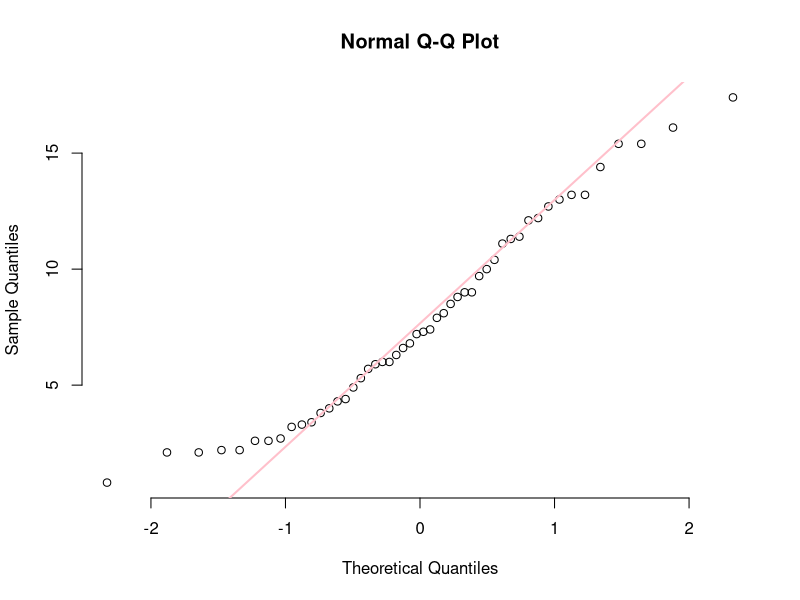
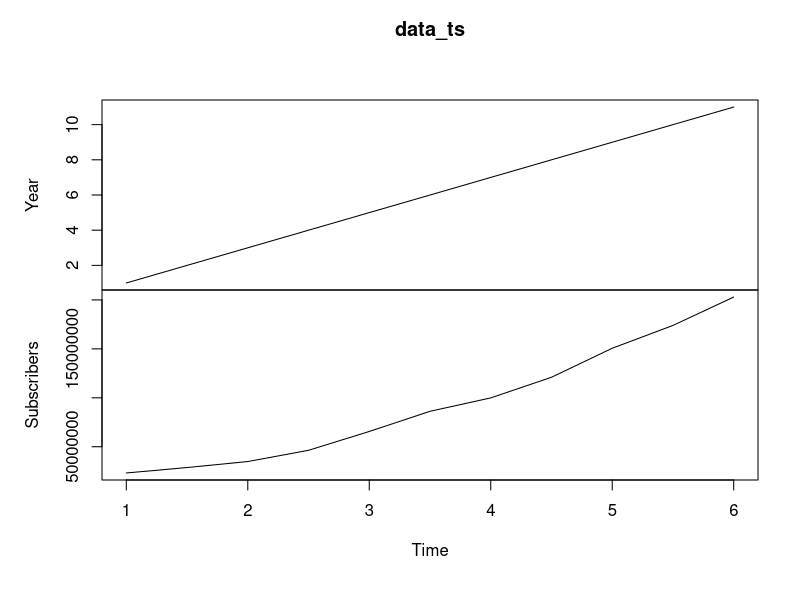
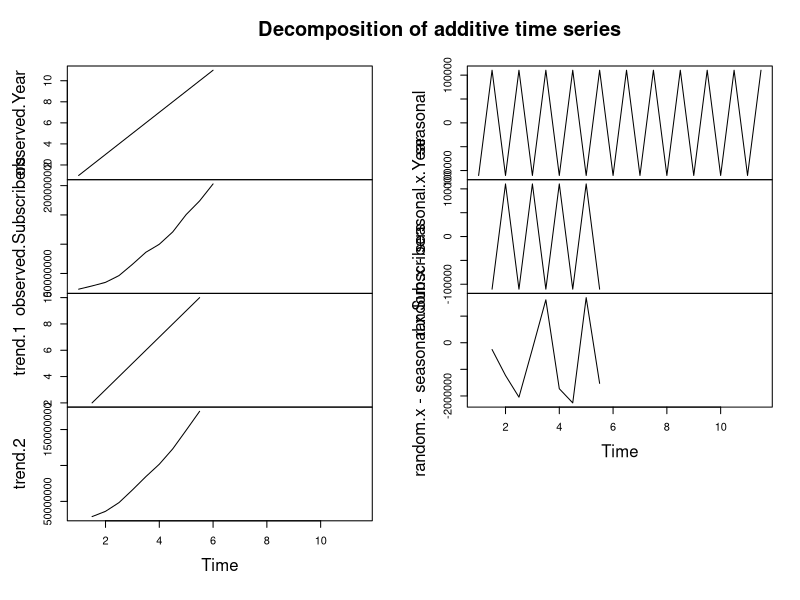
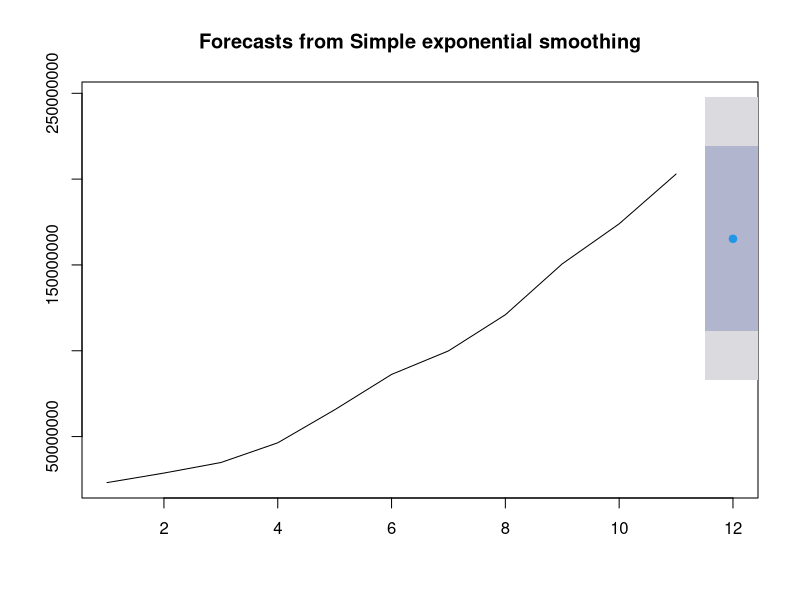

Source code (R) for these figures, in order:
## ---- chunk 1
library(datasets)
usarr_data<- USArrests
# Look at the data
dimensions_usarr <- dim(usarr_data)
str(usarr_data)
head(usarr_data)
n_na <- any(is.na(usarr_data))

# Get the outlier states with sd of 1.5 away from the mean for MURDER
# Get basic stats
murd_mn <- mean(usarr_data$Murder)
murd_sd <- sd(usarr_data$Murder)

# Get Z score
z <- abs((usarr_data$Murder - murd_mn) / murd_sd)
# Outliers  for sd of 1.5 away from mean
outliers <- which(z > 1.5)
outlier_states <- rownames(usarr_data[outliers,])

## ---- chunk 2
# Check if the data in murder variable is normally distributed
murd_shap_wilk<-shapiro.test(usarr_data$Murder)
murd_shap_score<- murd_shap_wilk$statistic
murd_shap_p <- murd_shap_wilk$p.value
murd_shap_score
## ---- chunk 3
# Visualize with a scatter plot to see how far outliers are form the general trend
qqnorm(usarr_data$Murder, pch = 1, frame = FALSE)
qqline(usarr_data$Murder, col = "pink", lwd = 2)
## ---- chunk 4
# Pearsons correlation
murd_pcc <- cor(usarr_data$Murder, usarr_data$UrbanPop, method = "pearson")

murd_scc <- cor(usarr_data$Murder, usarr_data$UrbanPop, method = "spearman")

## ---- chunk 5
mob_growth_data <- as.data.frame(read.csv("RawDataMobilePhoneGrowthBrazilMobilePhoneSubscriptions.csv", stringsAsFactors=FALSE))
head(mob_growth_data)
str(mob_growth_data)
## ---- chunk 6
# Remove the empty 12th row
mob_growth_data <- mob_growth_data[1:11,]
#mob_growth_data
## ---- chunk 7
library(forecast)
options(scipen = 999)
# Time series
data_ts <- ts(mob_growth_data, frequency = 2)
plot(data_ts)

# decompose the data 
forcast_data <- decompose(data_ts)
plot(forcast_data)

## ---- chunk 8
# Qualify the weights
# Weight for most recent yr is 5
wt_factor1 <- 5
# Weight for second most recent yr is 2
wt_factor2 <- 2

# the total number of yrs in the data 
tot_obs_yr <- nrow(mob_growth_data)
#tot_obs_yr
# Get the weighted average
nxt_yr_forcast <- (wt_factor1 * mob_growth_data$Subscribers[tot_obs_yr-1] +
            wt_factor2 * mob_growth_data$Subscribers[tot_obs_yr-2])/ 
  sum(wt_factor1,wt_factor2)

## ---- chunk 9
#create a new data frame
nw_mobgr_df <- as.data.frame(n = 1: nrow(mob_growth_data), x = mob_growth_data, forcast = 0, error = 0)

# first values of the forcast and error columns
nw_mobgr_df$forcast <- c(mob_growth_data$Subscribers[1], rep(0, nrow(mob_growth_data)-1))
nw_mobgr_df$error = c(rep(0,11))
nw_mobgr_df

# Define some values
alpha <- 0.4
r <- nrow(nw_mobgr_df)

# Loop to find the forcast using error and alpha 
for (x in 2:r){
  nw_mobgr_df$forcast[x] <- nw_mobgr_df$forcast[x-1] + (alpha*nw_mobgr_df$error[x-1])
  nw_mobgr_df$error[x] <- nw_mobgr_df$Subscribers[x] - nw_mobgr_df$forcast[x]
}
nw_mobgr_df

# Forecast the 12th year
yr = 12
forcast12 <- nw_mobgr_df$forcast[yr-1] + (alpha*nw_mobgr_df$error[yr-1])
forcast12

# Or
# Using the ses() function
forcast_ses <- ses(nw_mobgr_df$Subscribers, alpha = 0.4, h = 1, trace=TRUE)
forcast_ses$mean
plot(forcast_ses)


## ---- chunk 10
# get the linear model
lrm <- lm(data = nw_mobgr_df,Subscribers~Year )
summary(lrm)
# Forcast the next yr, 12th year
f12 <- lrm$coefficients[[2]] * 12 + lrm$coefficients[[1]]
f12

## ---- chunk 11
# FOR WMA
# Make a function for WMA forecast
forcst_wma <- function (data, n, wt) {
  ind <- length(data):(length(data) - n + 1)
  time_per <- sum(data[ind] * wt)
  # Get forecast
  wma_forcst <- time_per / sum(wt)
  return (wma_forcst)
}
# Use function to make forecast and get the Square Error
nw_mobgr_df$WMA_SE <- 0

for(i in 3:nrow(nw_mobgr_df)) {
  frcst_wma <- forcst_wma(nw_mobgr_df$Subscribers[1:(i-1)], 2, c(5,2))
  #print(frcst_wma)
  nw_mobgr_df$WMA_SE[i] <- (nw_mobgr_df$Subscribers[i] - frcst_wma)^2
  #print(frcst_wma)
} 
WMA_se <- nw_mobgr_df$WMA_SE
WMA_se


# FOR exponential smoothing
# Make a function
forcst_se <- function (data, alpha) {
  df_se <- data.frame(t = 1:length(data), x = data, frct = 0, err = 0)
  df_se$frct[1] <- df_se$x[1]
  df_se$err[1] <- 0
  for (v in 2:(length(data))) {
    df_se$frct[v] <- df_se$frct[v-1] + (alpha * df_se$err[v-1])
    df_se$err[v] <- df_se$x[v] - df_se$frct[v]
  }
  return (df_se$frct[v] + (alpha * df_se$err[v]))
}

# Use function to make forecast and get the Square Error
nw_mobgr_df$ES_SE <- 0

for (x in 3:nrow(nw_mobgr_df)) {
  # forecast ith value with E/S
  frcst_se <- forcst_se(nw_mobgr_df$Subscribers[1:(x-1)], alpha = 0.4)
  
  # calculate MSE
  nw_mobgr_df$ES_SE[x] <- (nw_mobgr_df$Subscribers[x] - frcst_se)^2
  
}
SE_se <- nw_mobgr_df$ES_SE

# FOR LM

# Make a function
forcst_lm <- function (data, t) {
  ind = 1:length(data)
  lrm_df <- data.frame(x = ind, y = data)
  lrm_mod <- lm(y ~ x, data = lrm_df)
  lrm_forc <- lrm_mod$coefficients[[2]] * (t) + lrm_mod$coefficients[[1]]
  return (lrm_forc)
}
# Use function to make forecast and get the Square Error
nw_mobgr_df$LRM_SE <- 0

for (x in 1:nrow(nw_mobgr_df)) {
  frcst_lrm <- forcst_lm(nw_mobgr_df$Subscribers, x)
  nw_mobgr_df$LRM_SE[x] <- (nw_mobgr_df$Subscribers[x] - frcst_lrm)^2
}
LRM_se <- nw_mobgr_df$LRM_SE

## ---- chunk 12
WMA_mse <- mean(nw_mobgr_df$WMA_SE)
SE_mse<- mean(nw_mobgr_df$ES_SE)
LRM_mse<- mean(nw_mobgr_df$LRM_SE)

## ---- chunk 13
MSE_list <- c(WMA_mse, SE_mse, LRM_mse)
lowest_mse <- min(MSE_list)
## ---- chunk 14
ensembleForecast <- function (data, n, alpha, t, WMA_wt, ens_wt_list) {
  wma_frct <- forcst_wma(data, n, WMA_wt)
  #print(wma_frct)
  se_frct <- forcst_se(data, alpha)
  #print(se_frct)
  lrm_frct <- forcst_lm(data, t)
  #print(lrm_frct)
  f <- (ens_wt_list[1]*lrm_frct + ens_wt_list[2]*se_frct + ens_wt_list[3]*wma_frct) / sum(ens_wt_list)
}
ens_forcst12 <-  ensembleForecast(nw_mobgr_df$Subscribers, 2, 0.4, 12, c(5,2), c(4,2,1))
#ens_forcst12
